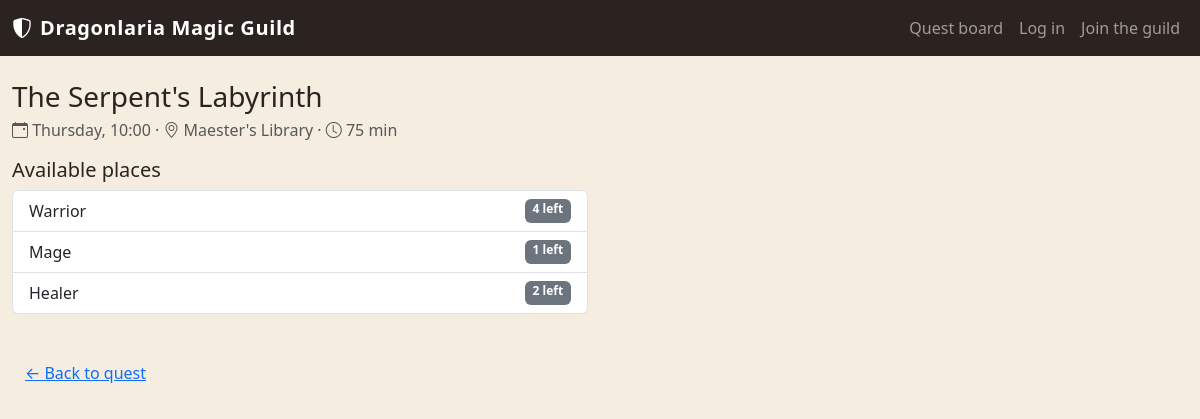
The page /sessions/2 on the database its author committed.
### tables this page shows
CREATE TABLE "QUESTS" (
	"quest_id"	INTEGER NOT NULL UNIQUE,
	"created_by"	INTEGER NOT NULL,
	"title"	TEXT NOT NULL,
	"dur_mins"	INTEGER NOT NULL,
	"quest_type"	TEXT NOT NULL,
	"difficulty"	TEXT NOT NULL,
	"desc"	TEXT NOT NULL,
	"image_path"	TEXT NOT NULL,
	PRIMARY KEY("quest_id" AUTOINCREMENT),
	FOREIGN KEY("created_by") REFERENCES "USERS"("user_id")
);

CREATE TABLE "QUEST_SESSIONS" (
	"session_id"	INTEGER NOT NULL UNIQUE,
	"quest_id"	INTEGER NOT NULL,
	"day"	TEXT NOT NULL,
	"start_time"	TEXT NOT NULL,
	"location"	TEXT NOT NULL,
	PRIMARY KEY("session_id" AUTOINCREMENT),
	FOREIGN KEY("quest_id") REFERENCES "QUESTS"("quest_id")
);

### app.py (the view)
@app.route("/sessions/<int:session_id>")
def session(session_id):
    session_db = quest_sessions_dao.get_session_by_id(session_id)
    if session_db is None:
        flash("Quest session not found", "danger")
        return redirect(url_for("homepage"))
    remaining = quest_sessions_dao.get_all_remaining_places(session_id)
    return render_template("public/session.html", session=session_db, remaining=remaining, roles=list(ROLE_CAPACITIES.keys()))

### quest_sessions_dao.py (called while the page is built)
def get_remaining_places(session_id, role_category):
    capacities = {"Warrior": 4, "Mage": 3, "Healer": 2} #capacities dictionary
    query = (
        "SELECT COALESCE(SUM(places_reserved), 0) AS taken " #COALESCE is added bc if no participants = return 0 rather than NULL
        "FROM PARTICIPATIONS P "
        "WHERE session_id = ? AND role_is = ?" )
    conn = sqlite3.connect("database/myquest.db")
    conn.row_factory = sqlite3.Row
    cursor = conn.cursor()
    cursor.execute(query, (session_id, role_category))
    db_participation = cursor.fetchone()
    cursor.close()
    conn.close()
    return capacities[role_category] - db_participation["taken"] #returns int value of remaining places for role

def get_all_remaining_places(session_id):
    capacities = {"Warrior": 4, "Mage": 3, "Healer": 2}
    remaining = {}
    for role in capacities:
        remaining[role] = get_remaining_places(session_id, role)
    return remaining

def get_session_by_id(session_id):
    query = (
        "SELECT QS.*, Q.title, Q.quest_type, Q.difficulty, Q.dur_mins AS duration_minutes, "
        "Q.desc AS description, Q.image_path "
        "FROM QUEST_SESSIONS QS "
        "JOIN QUESTS Q ON QS.quest_id = Q.quest_id "
        "WHERE QS.session_id = ?" )
    conn = sqlite3.connect("database/myquest.db")
    conn.row_factory = sqlite3.Row
    cursor = conn.cursor()
    cursor.execute(query, (session_id,))
    db_session = cursor.fetchone()
    cursor.close()
    conn.close()
    return db_session

### templates/public/session.html (shortened to what this page needs)
{% extends "base.html" %}
{% block content %}
<div class="col-12 col-lg-6">
  <h1 class="h3 mb-1">{{ session.title }}</h1>
  <p class="text-muted mb-3">
    <i class="bi bi-calendar-event"></i> {{ session.day }}, {{ session.start_time }}
    &middot; <i class="bi bi-geo-alt"></i> {{ session.location }}
    &middot; <i class="bi bi-clock"></i> {{ session.duration_minutes }} min
  </p>
  <h2 class="h5">Available places</h2>
  <ul class="list-group mb-4">
    {% for role, spots in remaining.items() %}
    <li class="list-group-item d-flex justify-content-between">
      <span>{{ role }}</span>
      <span class="badge bg-secondary">{{ spots }} left</span>
    </li>
    {% endfor %}
  </ul>
  <a href="{{ url_for('quest', quest_id=session.quest_id) }}" class="btn btn-link mt-3">← Back to quest</a>
</div>
{% endblock %}

### static/style.css (style rules this page uses)
:root { --guild-ember: #b5502f; --guild-ember-dark: #7c3620; --guild-parchment: #f4ede0; --guild-ink: #2b2320; --guild-forest: #3c5741; }
body { background-color: var(--guild-parchment); color: var(--guild-ink); }

### rows shown on the page
QUESTS: title "The Serpent's Labyrinth", duration_minutes "75"
QUEST_SESSIONS: day "Thursday", start_time "10:00", location "Maester's Library"

### other values the page prints
{{ role }} "Warrior" "Mage" "Healer"
{{ spots }} "4" "1" "2"
